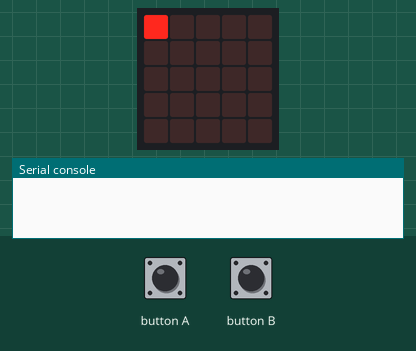
The program below on a simulated BBC micro:bit running MicroPython. On the bench: the board's 5×5 LED display, the last lines printed to the serial console. The inputs (shaded band) are chosen by the test bench.

Above: at 1.2 s.
1.3 s: button B pressed for 3.2 s
At 4.7 s:
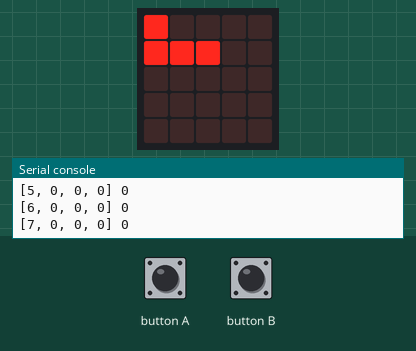
6.0 s: button A pressed for 0.15 s
At 7.0 s:
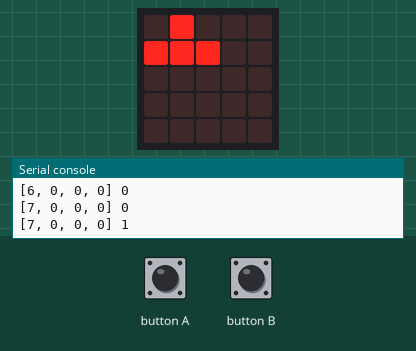
7.6 s: button B pressed for 0.15 s
At 8.2 s:
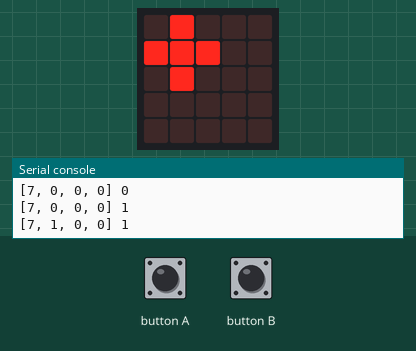
9.2 s: button A pressed for 1 s
At 11.0 s:
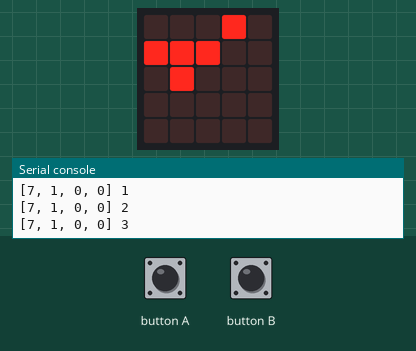
11.7 s: button B pressed for 1 s
At 12.9 s:
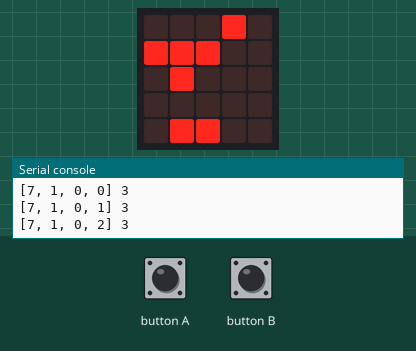
14.2 s: button A pressed for 3.2 s
At 18.1 s:
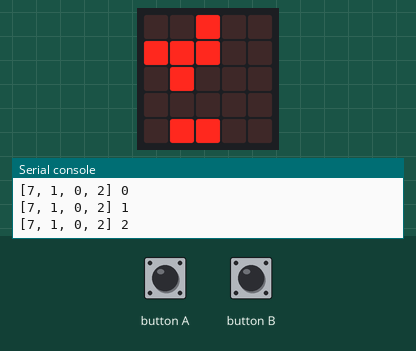
Timing chart, 0 to 19.6 s (numbered marks = the images above; inputs shaded):
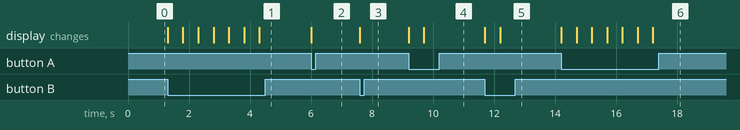

The program:

image.py
```python
from microbit import *
place_values = [0,0,0,0]
current_place = 0
ROW_WIDTH = 5

def press_A():
    global current_place
    current_place = current_place + 1
    if current_place > 3:
        current_place = 0

def press_B():
    global place_values
    place_values[current_place] = place_values[current_place] + 1
    if place_values[current_place] > 9:
        place_values[current_place] = 0

numbers = ['00000', '09000', '09900',
           '09990', '09999', '90000',
           '99000', '99900', '99990',
           '99999'
           ]

def display_first_row(current_place):
    str = ''
    global ROW_WIDTH
    for i in range(ROW_WIDTH):
        if i == current_place:
            str = str + '9'
        else:
            str = str + '0'
    str = str + ':'
    return(str)

def display_rest(values):
    str = ''
    for i in range(4):
        str = str + numbers[values[i]]
        str = str + ':'
    str = str[:-1] # remove the last colon from the string
    return(str)

image = display_first_row(current_place) + display_rest(place_values)
display.show(Image(image))

while True:
    if button_a.is_pressed():
        press_A()
        print(place_values, current_place)
        image = display_first_row(current_place) + display_rest(place_values)
        display.show(Image(image))
        sleep(500)
    elif button_b.is_pressed():
        press_B()
        print(place_values, current_place)
        image = display_first_row(current_place) + display_rest(place_values)
        display.show(Image(image))
        sleep(500)
    else:
        pass
```

Measured:
- after the input at 1.3 s, the display: first changes at once (image 1 shows a later state)
- after the input at 6.0 s, the display: changes at once (image 2)
- after the input at 7.6 s, the display: changes at once (image 3)
- after the input at 9.2 s, the display: first changes at once (image 4 shows a later state)
- after the input at 11.7 s, the display: first changes at once (image 5 shows a later state)
- after the input at 14.2 s, the display: first changes at once (image 6 shows a later state)
